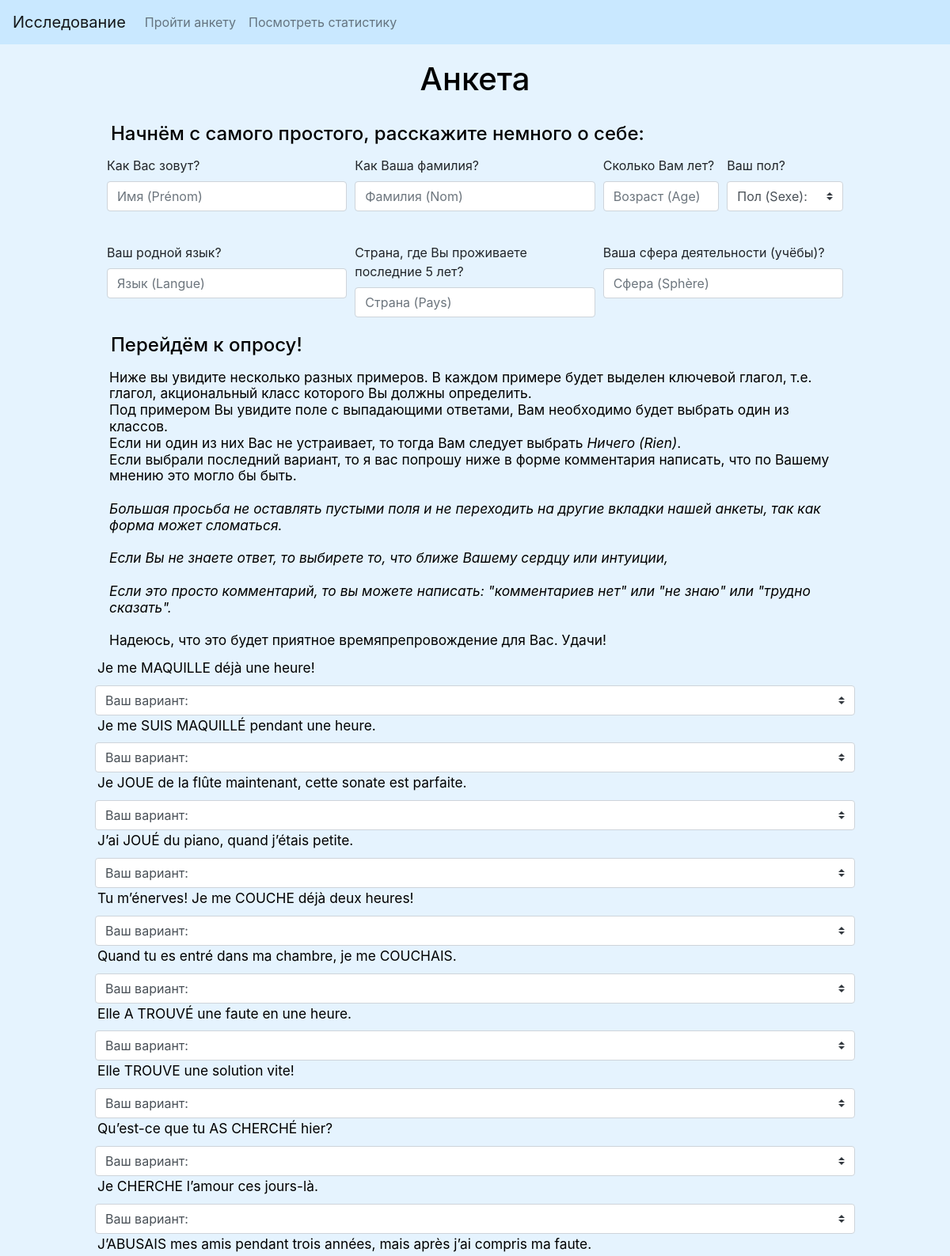
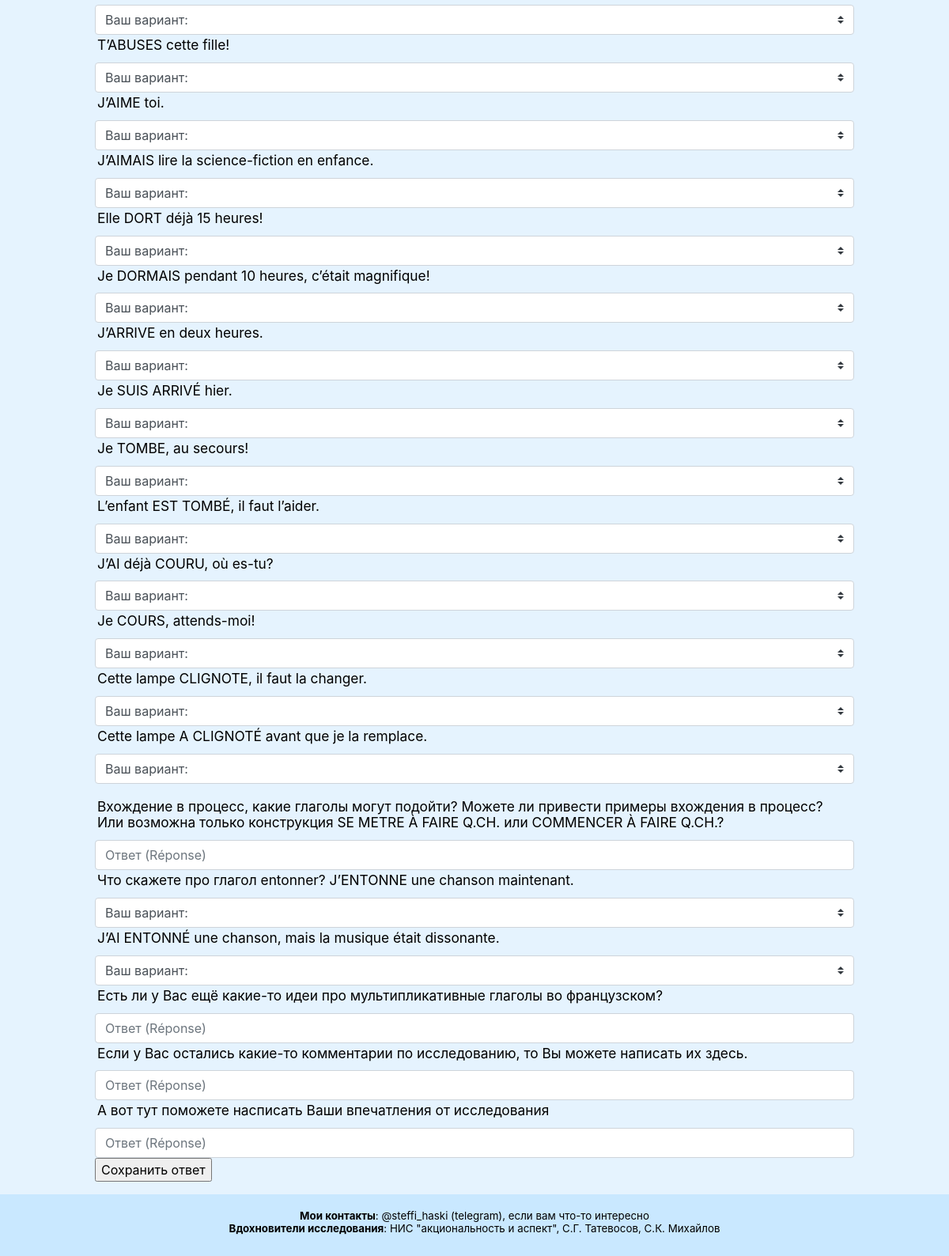
/anketa, run on the app's committed database (2 pictures, top to bottom).
### aktionsart.py (models this page shows)
class Questions(db.Model):
    __tablename__ = "questions"
    question_id = db.Column('question_id', db.Integer, primary_key=True)
    question_text = db.Column('question_text', db.Text, unique=True)

### aktionsart.py (the view)
@app.route('/anketa')
def question_page():
    questions = Questions.query.all()
    return render_template(
        'anketa.html',
        questions=questions
    )

### templates/anketa.html (shortened to what this page needs)
{% extends 'base.html' %}
{% block content %}
    <h1>{% block title %} Анкета {% endblock %}</h1>
{% endblock %}
{% block text_description %}
    <form class="container" action="/process">
        <h4>Начнём с самого простого, расскажите немного о себе:</h4>
        <div class="form-row">
            <div class="col">
                <label>Как Вас зовут?</label>
                <input type="text" class="form-control" id="validationServer01" placeholder="Имя (Prénom)" name="Name" required>
            </div>
            <div class="col">
                <label>Как Ваша фамилия?</label>
                <input type="text" class="form-control" id="validationServer02" placeholder="Фамилия (Nom)" name="Surname" required>
            </div>
            <div class="form-group col-md-2">
                <label>Сколько Вам лет?</label>
                <input type="text" class="form-control" id="validationServer03" placeholder="Возраст (Age)" name="Age" required>
            </div>
            <div class="form-group col-md-2">
                <label>Ваш пол?</label>
                    <select class="custom-select" id="validationServer04" name="Gender" required>
                        <option selected>Пол (Sexe):</option>
                    </select>
            </div>
        </div>
        <br>
        <div class="form-row">
            <div class="form-group col">
                <label>Ваш родной язык?</label>
                <input type="text" class="form-control" id="validationServer05" placeholder="Язык (Langue)" name="Language" required>
            </div>
            <div class="form-group col">
                <label>Страна, где Вы проживаете последние 5 лет?</label>
                <input type="text" class="form-control" id="validationServer06" placeholder="Страна (Pays)" name="Country" required>
            </div>
            <div class="form-group col">
                <label>Ваша сфера деятельности (учёбы)?</label>
                <input type="text" class="form-control" id="validationServer07" placeholder="Сфера (Sphère)" name="Domain" required>
            </div>
        </div>
        <h4>Перейдём к опросу!</h4>
        <h5>Ниже вы увидите несколько разных примеров. В каждом примере будет выделен ключевой глагол, т.е. глагол, акциональный класс которого Вы должны определить.<br>
            Под примером Вы увидите поле с выпадающими ответами, Вам необходимо будет выбрать один из классов.<br>
            Если ни один из них Вас не устраивает, то тогда Вам следует выбрать <i>Ничего (Rien)</i>.<br>
            Если выбрали последний вариант, то я вас попрошу ниже в форме комментария написать, что по Вашему мнению это могло бы быть.<br>
            <br>
            <i>Большая просьба не оставлять пустыми поля и не переходить на другие вкладки нашей анкеты, так как форма может сломаться.<br>
                <br>
                Если Вы не знаете ответ, то выбирете то, что ближе Вашему сердцу или интуиции,<br>
                <br>
                Если это просто комментарий, то вы можете написать: "комментариев нет" или "не знаю" или "трудно сказать".<br>
            </i>
            <br>
            Надеюсь, что это будет приятное времяпрепровождение для Вас. Удачи!
            <br>
        </h5>
        {% for question in questions %}
            <div class="row">
                <p class="col-sm-15"><h5>{{question.question_text}}</h5></p>
                {% if question.question_text.startswith('Вхождение в') %}
                    <input type="text" class="form-control" id="validationServer08" placeholder="Ответ (Réponse)" name="q{{ question.question_id }}" required>
                {% elif question.question_text.startswith('Есть ли') %}
                    <input type="text" class="form-control" placeholder="Ответ (Réponse)" name="q{{ question.question_id }}">
                {% elif question.question_text.startswith('Если у') %}
                    <input type="text" class="form-control" placeholder="Ответ (Réponse)" name="q{{ question.question_id }}">
                {% elif question.question_text.startswith('А вот тут') %}
                    <input type="text" class="form-control" placeholder="Ответ (Réponse)" name="q{{ question.question_id }}">
                {% else %}
					<table class="col-md-8">
                        <select class="custom-select" name="q{{ question.question_id }}">
                            <option selected>Ваш вариант:</option>
                        </select>
                        <br>
					</table>
                {% endif %}
            </div>
        {% endfor %}
			<div class="row">
				<input class="submit" type="submit" name="submit" value="Сохранить ответ">
			</div>
		</form>
{% endblock %}
{% block foot %}
    <h6><b>Мои контакты</b>: @steffi_haski (telegram), если вам что-то интересно <br>
      <b>Вдохновители исследования</b>: НИС "акциональность и аспект", С.Г. Татевосов, С.К. Михайлов</h6>
{% endblock %}

### templates/base.html (shortened to what this page needs)
<!DOCTYPE html>
<html lang="en">
<head>
    <link rel="stylesheet" href="https://cdn.jsdelivr.net/npm/bootstrap@4.5.3/dist/css/bootstrap.min.css">
        <link rel="stylesheet" href="{{ url_for('static', filename= 'css/style.css') }}">
</head>
<body>
    <nav class="navbar navbar-expand-lg navbar navbar-light" style="background-color: #C9E8FF;">
      <a class="navbar-brand" href="/index">Исследование</a>
      <div class="collapse navbar-collapse" id="navbarNavAltMarkup">
        <div class="navbar-nav">
          <a class="nav-link" href="/anketa">Пройти анкету</a>
          <a class="nav-link" href="/statistics">Посмотреть статистику</a>
        </div>
      </div>
    </nav>
    <div style="margin: 10px 10%">
        {% block content %} {% endblock %}
    </div>
    <div style="margin: 5px 10%">
        <p>{% block text_description %} {% endblock %}</p>
    </div>
</body>
<footer class="bg-light text-center text-lg-start">
  <div class="text-center p-3" style="background-color: #C9E8FF;">
      {% block foot %} {% endblock %}
  </div>
</footer>
</html>

### static/css/style.css (style rules this page uses)
body { background: #E5F3FE; }
h1 { color: black; text-align: center; padding: 10px; }
h4 { color: black; text-align: left; padding: 5px; }
h5 { color: black; text-align: left; padding: 3px; font-size: 13pt; font-weight: 400; }
h6 { color: black; text-align: center; padding: 3px; font-size: 10pt; font-weight: 400; }

### data on the page
Questions: question_text "Je me MAQUILLE déjà une heure!", q1 "Ваш вариант:"
Questions: question_text "Je me SUIS MAQUILLÉ pendant une heure.", q2 "Ваш вариант:"
Questions: question_text "Je JOUE de la flûte maintenant, cette sonate est parfaite.", q3 "Ваш вариант:"
Questions: question_text "J’ai JOUÉ du piano, quand j’étais petite.", q4 "Ваш вариант:"
Questions: question_text "Tu m’énerves! Je me COUCHE déjà deux heures!", q5 "Ваш вариант:"
Questions: question_text "Quand tu es entré dans ma chambre, je me COUCHAIS.", q6 "Ваш вариант:"
Questions: question_text "Elle A TROUVÉ une faute en une heure.", q7 "Ваш вариант:"
Questions: question_text "Elle TROUVE une solution vite!", q8 "Ваш вариант:"
Questions: question_text "Qu’est-ce que tu AS CHERCHÉ hier?", q9 "Ваш вариант:"
Questions: question_text "Je CHERCHE l’amour ces jours-là.", q10 "Ваш вариант:"
Questions: question_text "J’ABUSAIS mes amis pendant trois années, mais après j’ai compris ma faute.", q11 "Ваш вариант:"
Questions: question_text "T’ABUSES cette fille!", q12 "Ваш вариант:"
Questions: question_text "J’AIME toi.", q13 "Ваш вариант:"
Questions: question_text "J’AIMAIS lire la science-fiction en enfance.", q14 "Ваш вариант:"
Questions: question_text "Elle DORT déjà 15 heures!", q15 "Ваш вариант:"
Questions: question_text "Je DORMAIS pendant 10 heures, c’était magnifique!", q16 "Ваш вариант:"
Questions: question_text "J’ARRIVE en deux heures.", q17 "Ваш вариант:"
Questions: question_text "Je SUIS ARRIVÉ hier.", q18 "Ваш вариант:"
Questions: question_text "Je TOMBE, au secours!", q19 "Ваш вариант:"
Questions: question_text "L’enfant EST TOMBÉ, il faut l’aider.", q20 "Ваш вариант:"
Questions: question_text "J’AI déjà COURU, où es-tu?", q21 "Ваш вариант:"
Questions: question_text "Je COURS, attends-moi!", q22 "Ваш вариант:"
Questions: question_text "Cette lampe CLIGNOTE, il faut la changer.", q23 "Ваш вариант:"
Questions: question_text "Cette lampe A CLIGNOTÉ avant que je la remplace.", q24 "Ваш вариант:"
Questions: question_text "Вхождение в процесс, какие глаголы могут подойти? Можете ли привести примеры вхождения в процесс? Или возможна только конструкция SE METRE À FAIRE Q.CH. или COMMENCER À FAIRE Q.CH.?"
Questions: question_text "Что скажете про глагол entonner? J’ENTONNE une chanson maintenant.", q26 "Ваш вариант:"
Questions: question_text "J’AI ENTONNÉ une chanson, mais la musique était dissonante.", q27 "Ваш вариант:"
Questions: question_text "Есть ли у Вас ещё какие-то идеи про мультипликативные глаголы во французском?"
Questions: question_text "Если у Вас остались какие-то комментарии по исследованию, то Вы можете написать их здесь."
Questions: question_text "А вот тут поможете насписать Ваши впечатления от исследования"
